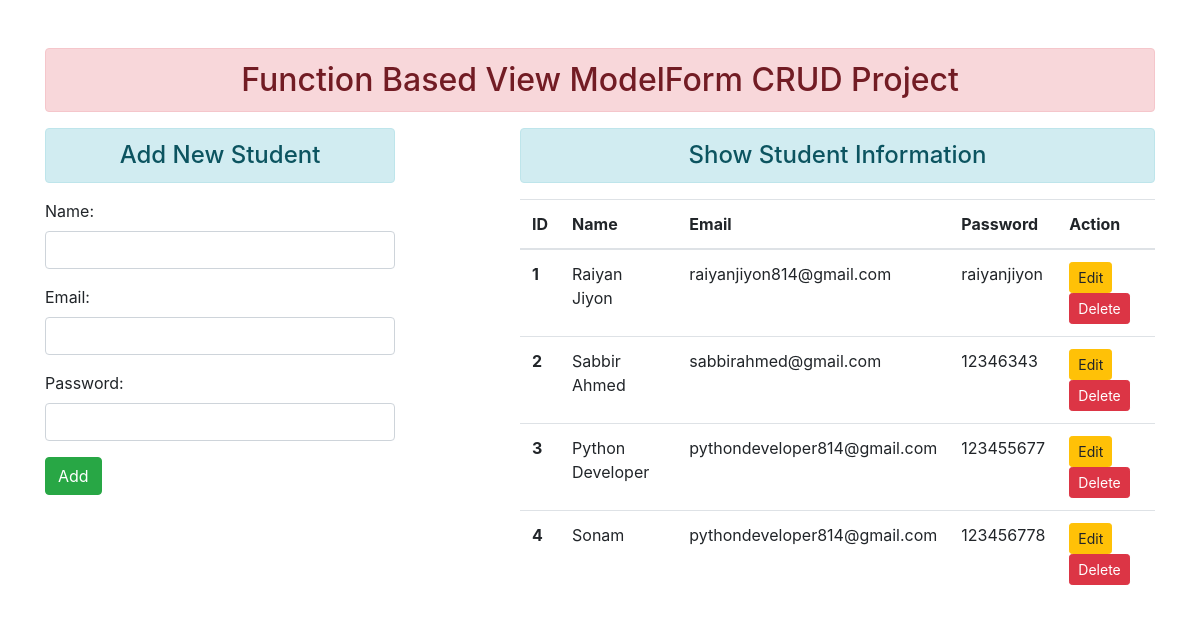
The page / on the database its author committed.
### enroll/models.py (models this page shows)
class User(models.Model):
    name = models.CharField(max_length=70)
    email = models.EmailField(max_length=100)
    password = models.CharField(max_length=100)

### enroll/views.py (the view)
# urls.py: path('', views.add_show, name='addandshow'),
def add_show(request):
    if request.method == 'POST':
        fm = StudentRegistrations(request.POST)
        if fm.is_valid():
            nm = fm.cleaned_data['name']
            em = fm.cleaned_data['email']
            pw = fm.cleaned_data['password']
            reg = User(name=nm, email=em, password=pw)
            reg.save()
            fm = StudentRegistrations()  # Reset the form after successful submission
    else:
        fm = StudentRegistrations()
    stud = User.objects.all()
    return render(request, 'enroll/addandshow.html', context={'form': fm, 'stu': stud})

### enroll/forms.py
class StudentRegistrations(forms.ModelForm):
    class Meta:
        model = User
        fields = ['name', 'email', 'password']
        widgets = {
            'name': forms.TextInput(attrs={'class':'form-control'}), #bootstrap class
            'email': forms.EmailInput(attrs={'class':'form-control'}),
            'password': forms.PasswordInput(render_value=True, attrs={'class':'form-control'}),
        }

### enroll/templates/enroll/addandshow.html
{% extends "enroll/base.html" %}
{% block content %}
<div class="row">
  <div class="col-sm-4">
    <h4 class="text-center alert alert-info">Add New Student</h4>
    <form action="" method="POST">
      {% csrf_token %} {{form.as_p}}
      <input type="submit" class="btn btn-success" value="Add" />
    </form>
  </div>
  <div class="col-sm-7 offset-1">
    <h4 class="text-center alert alert-info">Show Student Information</h4>
    {% if stu %}
    <table class="table table-hover">
      <thead>
        <tr>
          <th>ID</th>
          <th>Name</th>
          <th>Email</th>
          <th>Password</th>
          <th>Action</th>
        </tr>
      </thead>
      <tbody>
        {% for st in stu %}
        <tr>
          <th scope="row">{{st.id}}</th>
          <td>{{st.name}}</td>
          <td>{{st.email}}</td>
          <td>{{st.password}}</td>
          <td>
            <a href="{% url "updatedata" st.id %}" class="btn btn-warning btn-sm">Edit</a>
            <form action="{% url "deletedata" st.id %}" method="POST" class="d-inline"> {% csrf_token %}
                <input type="submit" class="btn btn-sm btn-danger" value="Delete">
            </form>
          </td>
        </tr>
        {% endfor %}
      </tbody>
    </table>
    {% else %}
    <h4 class="text-center alert alert-warning">No Records</h4>
    {% endif %}
  </div>
</div>
{% endblock content %}

### enroll/templates/enroll/base.html (shortened to what this page needs)
<!DOCTYPE html>
{% load static %}
<html lang="en">
  <head>
    <link rel="stylesheet" href="{% static "enroll/css/bootstrap.css" %}">
  </head>
  <body>
    <div class="container mt-5">
      <h2 class="text-center alert alert-danger">
        Function Based View ModelForm CRUD Project
      </h2>
      {% block content %}{% endblock content %}
    </div>
  </body>
</html>

### rows shown on the page
User: id "1", name "Raiyan Jiyon", email "raiyanjiyon814@gmail.com", password "raiyanjiyon"
User: id "2", name "Sabbir Ahmed", email "sabbirahmed@gmail.com", password "12346343"
User: id "3", name "Python Developer", email "pythondeveloper814@gmail.com", password "123455677"
User: id "4", name "Sonam", email "pythondeveloper814@gmail.com", password "123456778"
